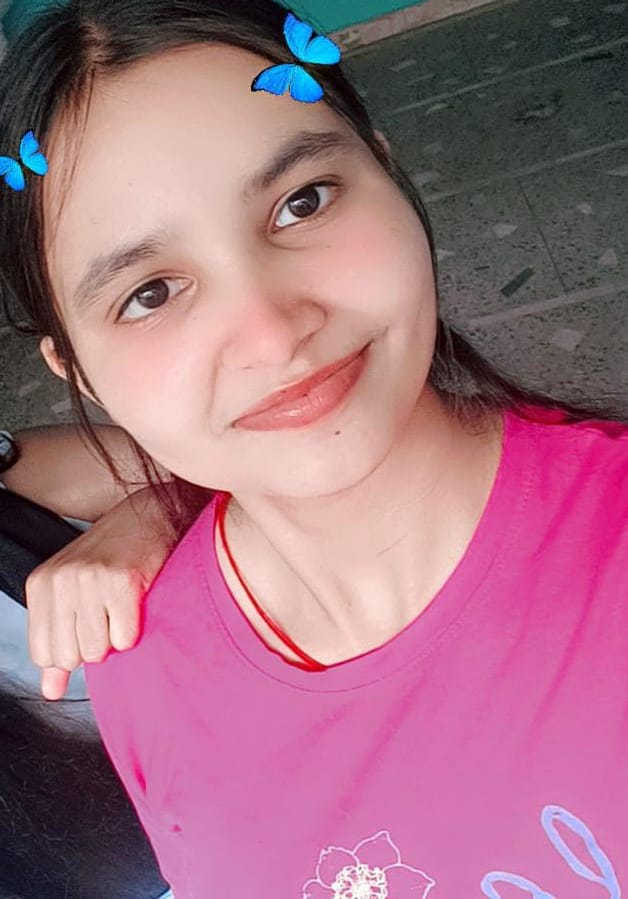
#> input picture attendence/faces/binita_001.jpg, 628 x 899 px, given in place of the camera
$ python a.py
#> lines starting #> are read from the running program, lines starting #| are printed output that depends on the picture
import cv2
import pickle
import numpy as np
import os

if not os.path.exists('data/'):
    os.makedirs('data/')

video = cv2.VideoCapture(0)
facedetect = cv2.CascadeClassifier(cv2.data.haarcascades + 'haarcascade_frontalface_default.xml')
faces_data = []

i = 0
name = input("Enter your roll no :")
#> the answer given: ../attendence/faces/binita_001.jpg
framesTotal = 51
captureAfterFrame = 2

while True:
    ret, frame = video.read()
#> frame is the input picture: shape (899, 628, 3); mean B, G, R 129.1, 111.2, 162.4
    gray = cv2.cvtColor(frame, cv2.COLOR_BGR2GRAY)
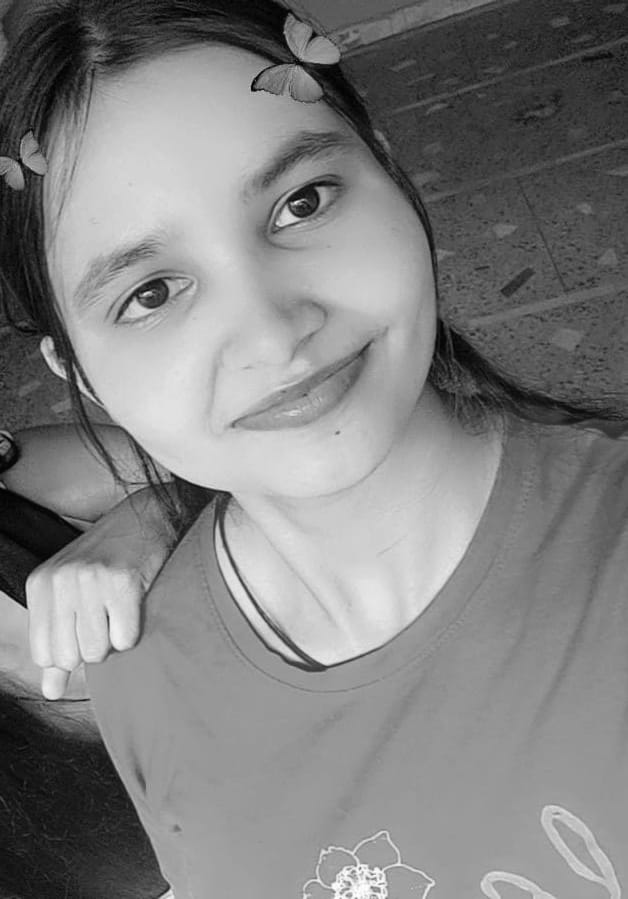
#> gray: shape (899, 628); min 0, max 255, mean 128.6
    faces = facedetect.detectMultiScale(gray, 1.3, 5)
#> faces = ()
    for(x,y,w,h) in faces:
        crop_img=frame[y:y+h, x:x+w]
        resize_img=cv2.resize(crop_img,(50,50))
        if len(faces_data)<+ framesTotal and i%captureAfterFrame==0:
            faces_data.append(resize_img)
        i=i+1
        cv2.putText(frame,str(len(faces_data)),(50,50),cv2.FONT_HERSHEY_COMPLEX,1,(50,50,255),1)
#> this loop made 0 passes
#> after the loop, faces_data = []; i = 0

    cv2.imshow('frame', frame)
    k = cv2.waitKey(1)
#> (key q is pressed here)
    if k == ord('q') or len(faces_data) >= framesTotal:
        break

video.release
cv2.destroyAllWindows()

# print(len(faces_data))
faces_data=np.asarray(faces_data)
#> faces_data = empty array
faces_data=faces_data.reshape((framesTotal,-1))
print(len(faces_data))
#| 51

if 'names.pkl' not in os.listdir('data/'):
    names=[name]*framesTotal
    with open('data/names.pkl','wb') as f:
        pickle.dump(names,f)
else:
    with open('data/names.pkl','wb') as f:
        names=[name]*framesTotal
        names=names+[name*framesTotal]


if 'face_data_pkl' not in os.listdir('data/'):
    with open('data/names.pkl','wb') as f:
        pickle.dump(faces_data,f)
else:
    with open('data/faces_data.pkl', 'rb') as f:
        faces=pickle.load(f)
        faces+np.append(faces,faces_data,axis=0)
        with open('data/faces_data.pkl', 'wb') as f:
            pickle.dump(faces,f)

$ run again, on attendence/faces/meghaa_003.jpg
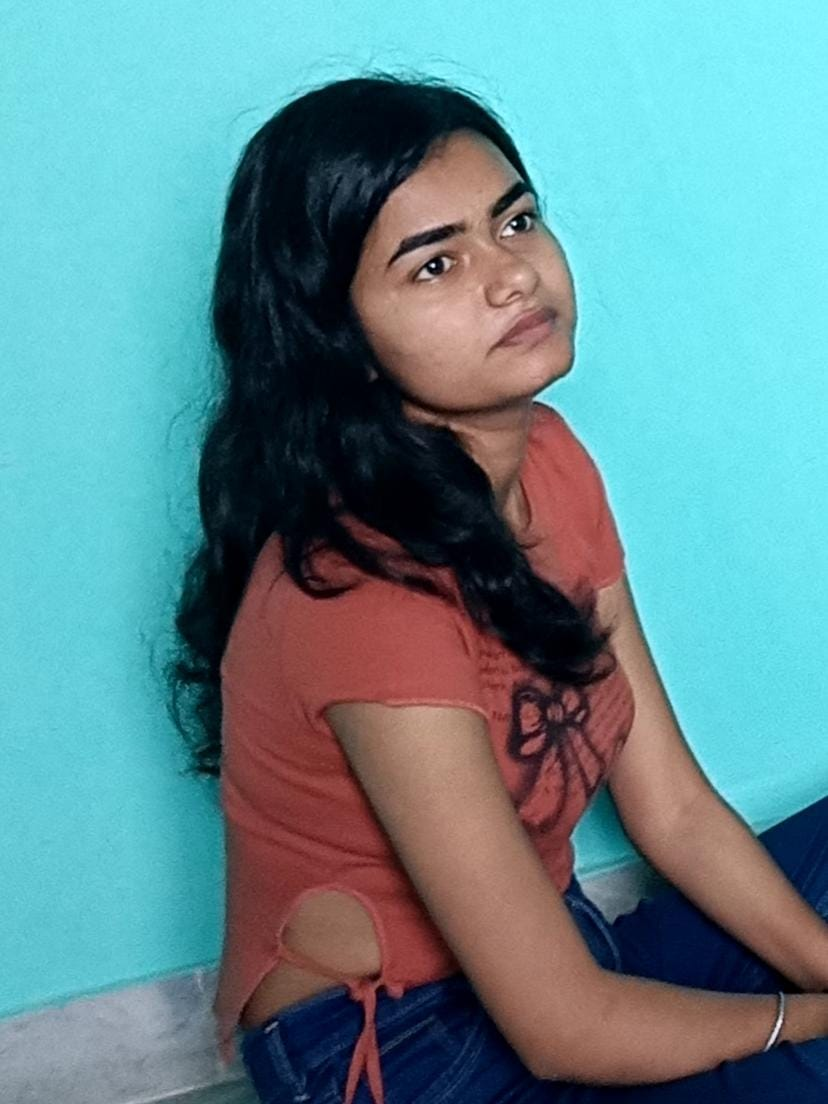
#> input picture attendence/faces/meghaa_003.jpg, 828 x 1104 px, given in place of the camera
#> frame is the input picture: shape (1104, 828, 3); mean B, G, R 143.9, 137.7, 97.1
#> `gray = cv2.cvtColor(frame, cv2.COLOR_BGR2GRAY)`:
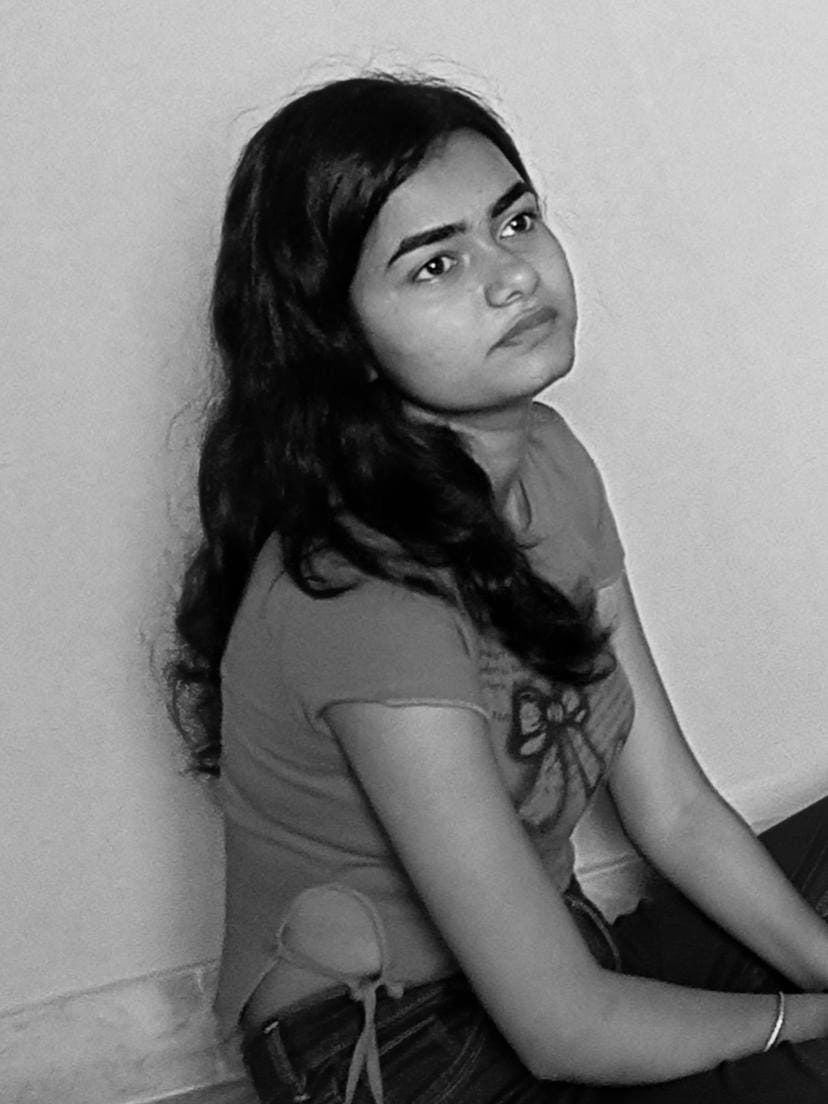
#> gray: shape (1104, 828); min 0, max 253, mean 126.3
#> faces = ()
#> after the loop `for(x,y,w,h) in faces:`: faces_data = []; i = 0
#> `faces_data=np.asarray(faces_data)`: faces_data = empty array
#| 51

$ run again, on attendence/faces/tanuu-004.jpg
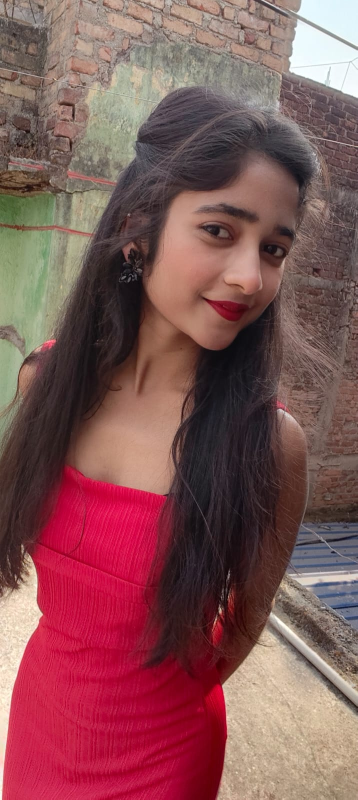
#> input picture attendence/faces/tanuu-004.jpg, 715 x 1599 px, given in place of the camera (shown at 1/2 size)
#> frame is the input picture: shape (1599, 715, 3); mean B, G, R 86.6, 85.1, 131.3
#> `gray = cv2.cvtColor(frame, cv2.COLOR_BGR2GRAY)`:
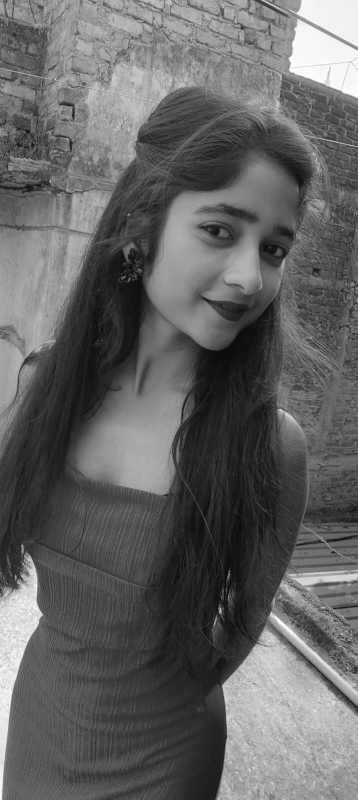
#> gray: shape (1599, 715) (shown at 1/2 size); min 1, max 255, mean 99.1
#> faces = ()
#> after the loop `for(x,y,w,h) in faces:`: faces_data = []; i = 0
#> `faces_data=np.asarray(faces_data)`: faces_data = empty array
#| 51
